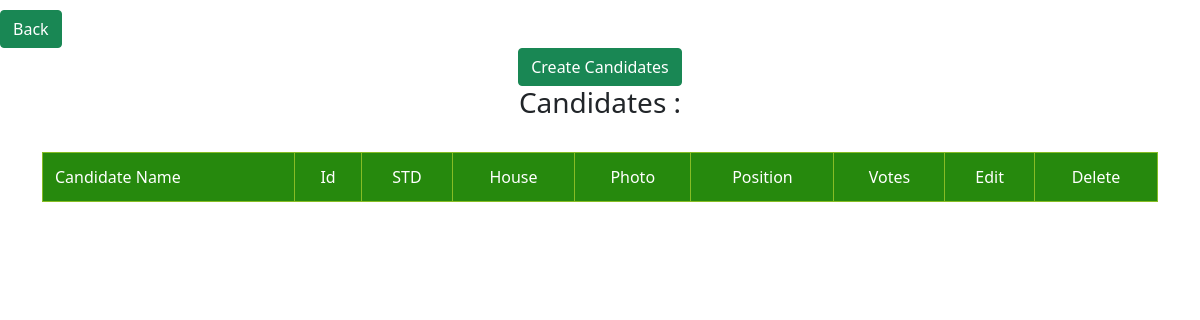
The page /admin/candidates on the database as committed earlier.
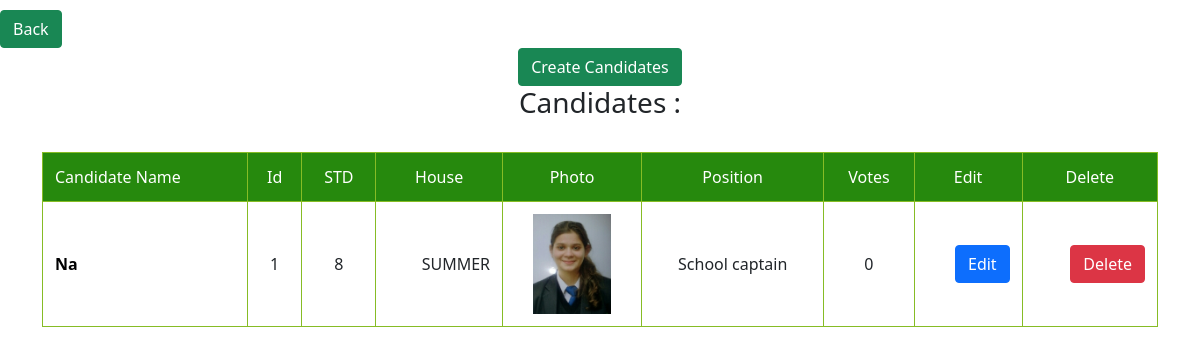
The same page on the database as committed later.
### tables this page shows
CREATE TABLE candidates (
	            id INTEGER PRIMARY KEY,
	            name TEXT NOT NULL,
	            STD TEXT NOT NULL,
                House TEXT NOT NULL,
                Photo TEXT NOT NULL,
                Position INTEGER NOT NULL,
                Votes INTEGER NOT NULL
                );

CREATE TABLE positions (
	            id INTEGER PRIMARY KEY,
	            name TEXT NOT NULL,
	            wcs TEXT NOT NULL
                );

### main.py (the view)
@app.route('/admin/candidates')
def candidates():
    cursor = conn.cursor()
    cursor.execute(f"SELECT * from candidates")
    record = cursor.fetchall()
    print(record)
    cursor.execute(f"SELECT * FROM positions")
    recordpos = cursor.fetchall()
    new_r = []
    for i in recordpos:
        for u,j in enumerate(record):
            print(j, u)
            if i[0] == j[5]:
                j = list(j)
                j[5] = i[1]
                new_r.append(tuple(j))
    print(new_r)
    return render_template('candidates.html', tm=new_r)

### templates/candidates.html (shortened to what this page needs)
<!DOCTYPE html>
<html lang="en">
<head>
    <link rel="stylesheet" href="{{ url_for('static', filename='table.css')}}">
    <link rel="stylesheet" href="{{ url_for('static', filename='bootstrap.min.css') }}">
</head>
<body>
    <div class="buttonss" style="padding-top: 10px">
        <a href="../admin"><button type="button" class="btn btn-success">Back</button></a>
    </div>
    <center>
        <a href="candidates/create"><button type="button" class="btn btn-success">Create Candidates</button></a>
        <h3>Candidates :</h3>
    </center>
    <div class="container">
  <table class="responsive-table">
    <thead>
      <tr>
        <th scope="col">Candidate Name</th>
        <th scope="col">Id</th>
        <th scope="col">STD</th>
        <th scope="col">House</th>
        <th scope="col">Photo</th>
        <th scope="col">Position</th>
        <th scope="col">Votes</th>
        <th scope="col">Edit</th>
        <th scope="col">Delete</th>
      </tr>
    </thead>
    <tbody>
        {% for item in tm %}
      <tr>
        <th scope="row">{{item[1]}}</th>
        <td data-title="Id">{{item[0]}}</td>
        <td data-title="STD">{{item[2]}}</td>
        <td data-title="House" data-type="currency">{{item[3]}}</td>
        <td><img src="{{ url_for('static', filename='pics/' + item[4] )}}" alt="{{item[4]}}" height="100px"></td>
        <td>{{item[5]}}</td>
        <td>{{item[6]}}</td>
        <td data-title="Edit" data-type="currency"><a href="candidates/edit/{{item[0]}}"><button type="button" class="btn btn-primary" >Edit</button></a></td>
        <td data-title="Delete" data-type="currency"><a href="candidates/delete/{{item[0]}}"><button type="button" class="btn btn-danger">Delete</button></a></td>
      </tr>
      {% endfor %}
    </tbody>
  </table>
</div>
</body>
</html>

### static/table.css (style rules this page uses)
html { box-sizing: border-box; }
*, *:before, *:after { box-sizing: inherit; }
body { font-family: system-ui, -apple-system, BlinkMacSystemFont, "Avenir Next", "Avenir", "Segoe UI", "Lucida Grande", "Helvetica Neue", "Helvetica", "Fira Sans", "Roboto", "Noto", "Droid Sans", "Cantarell", "Oxygen", "Ubuntu", "Franklin Gothic Medium", "Century Gothic", "Liberation Sans", sans-serif; color: rgba(0, 0, 0, 0.87); }
a { color: #26890d; }
.container { margin: 5% 3%; }
@media (min-width: 48em) { .container { margin: 2%; } }
@media (min-width: 75em) { .container { margin: 2em auto; max-width: 75em; } }
.responsive-table { width: 100%; margin-bottom: 1.5em; border-spacing: 0; }
@media (min-width: 48em) { .responsive-table { font-size: 0.9em; } }
@media (min-width: 62em) { .responsive-table { font-size: 1em; } }
.responsive-table thead { position: absolute; clip: rect(1px 1px 1px 1px); padding: 0; border: 0; height: 1px; width: 1px; overflow: hidden; }
@media (min-width: 48em) { .responsive-table thead { position: relative; clip: auto; height: auto; width: auto; overflow: auto; } }
.responsive-table thead th { background-color: #26890d; border: 1px solid #86bc25; font-weight: normal; text-align: center; color: white; }
.responsive-table thead th:first-of-type { text-align: left; }
.responsive-table tbody, .responsive-table tr, .responsive-table th, .responsive-table td { display: block; padding: 0; text-align: left; white-space: normal; }
@media (min-width: 48em) { .responsive-table tr { display: table-row; } }
.responsive-table th, .responsive-table td { padding: 0.5em; vertical-align: middle; }
@media (min-width: 30em) { .responsive-table th, .responsive-table td { padding: 0.75em 0.5em; } }
@media (min-width: 48em) { .responsive-table th, .responsive-table td { display: table-cell; padding: 0.5em; } }
@media (min-width: 62em) { .responsive-table th, .responsive-table td { padding: 0.75em 0.5em; } }
@media (min-width: 75em) { .responsive-table th, .responsive-table td { padding: 0.75em; } }
@media (min-width: 48em) { .responsive-table tbody { display: table-row-group; } }
.responsive-table tbody tr { margin-bottom: 1em; }
@media (min-width: 48em) { .responsive-table tbody tr { display: table-row; border-width: 1px; } }
.responsive-table tbody tr:last-of-type { margin-bottom: 0; }
.responsive-table tbody th[scope=row] { background-color: #26890d; color: white; }
@media (min-width: 30em) { .responsive-table tbody th[scope=row] { border-left: 1px solid #86bc25; border-bottom: 1px solid #86bc25; } }
@media (min-width: 48em) { .responsive-table tbody th[scope=row] { background-color: transparent; color: #000001; text-align: left; } }
.responsive-table tbody td { text-align: right; }
@media (min-width: 48em) { .responsive-table tbody td { border-left: 1px solid #86bc25; border-bottom: 1px solid #86bc25; text-align: center; } }
@media (min-width: 48em) { .responsive-table tbody td:last-of-type { border-right: 1px solid #86bc25; } }
.responsive-table tbody td[data-type=currency] { text-align: right; }
.responsive-table tbody td[data-title]:before { content: attr(data-title); float: left; font-size: 0.8em; color: rgba(0, 0, 0, 0.54); }
@media (min-width: 30em) { .responsive-table tbody td[data-title]:before { font-size: 0.9em; } }
@media (min-width: 48em) { .responsive-table tbody td[data-title]:before { content: none; } }

Rows that differ between the two databases and show on the page:
now on this page (row edited): candidates: name "Na", item "1", STD "8", House "SUMMER", Photo (picture), name "School captain", Votes "0"
